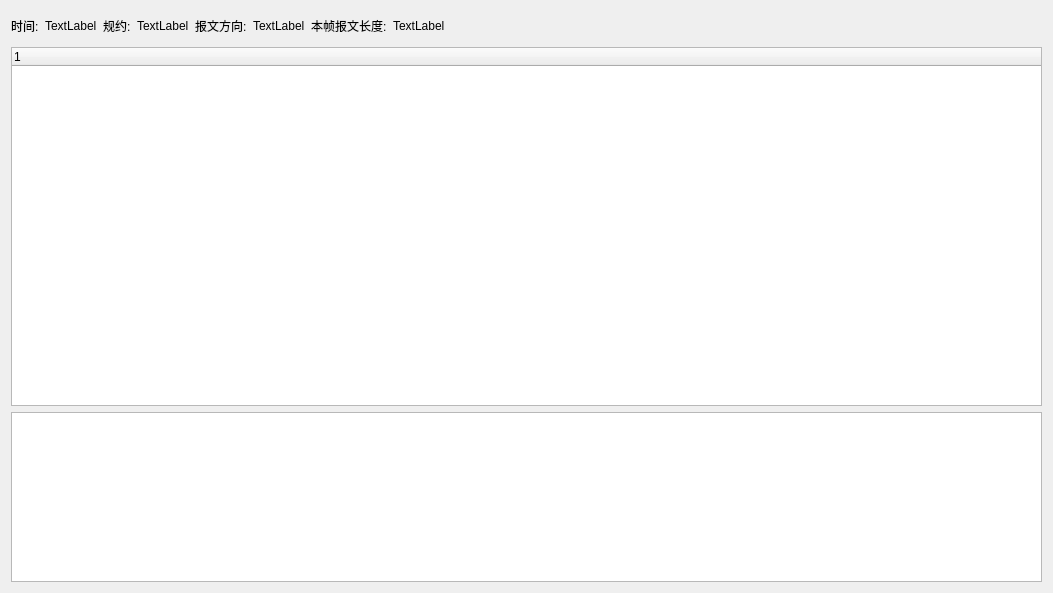
<?xml version="1.0" encoding="UTF-8"?>
<ui version="4.0">
 <class>dtucsprotocolexplainClass</class>
 <widget class="QWidget" name="dtucsprotocolexplainClass">
  <property name="geometry">
   <rect>
    <x>0</x>
    <y>0</y>
    <width>1053</width>
    <height>593</height>
   </rect>
  </property>
  <property name="windowTitle">
   <string>报文解析</string>
  </property>
  <layout class="QGridLayout" name="gridLayout">
   <item row="0" column="0">
    <widget class="QLabel" name="Text_1">
     <property name="minimumSize">
      <size>
       <width>0</width>
       <height>30</height>
      </size>
     </property>
     <property name="maximumSize">
      <size>
       <width>16777215</width>
       <height>30</height>
      </size>
     </property>
     <property name="text">
      <string>时间:</string>
     </property>
    </widget>
   </item>
   <item row="0" column="1">
    <widget class="QLabel" name="lab_time">
     <property name="minimumSize">
      <size>
       <width>0</width>
       <height>30</height>
      </size>
     </property>
     <property name="maximumSize">
      <size>
       <width>16777215</width>
       <height>30</height>
      </size>
     </property>
     <property name="text">
      <string>TextLabel</string>
     </property>
    </widget>
   </item>
   <item row="0" column="2">
    <widget class="QLabel" name="Text_4">
     <property name="minimumSize">
      <size>
       <width>0</width>
       <height>30</height>
      </size>
     </property>
     <property name="maximumSize">
      <size>
       <width>16777215</width>
       <height>30</height>
      </size>
     </property>
     <property name="text">
      <string>规约:</string>
     </property>
    </widget>
   </item>
   <item row="0" column="3">
    <widget class="QLabel" name="lab_proto">
     <property name="minimumSize">
      <size>
       <width>0</width>
       <height>30</height>
      </size>
     </property>
     <property name="maximumSize">
      <size>
       <width>16777215</width>
       <height>30</height>
      </size>
     </property>
     <property name="text">
      <string>TextLabel</string>
     </property>
    </widget>
   </item>
   <item row="0" column="4">
    <widget class="QLabel" name="Text_2">
     <property name="minimumSize">
      <size>
       <width>0</width>
       <height>30</height>
      </size>
     </property>
     <property name="maximumSize">
      <size>
       <width>16777215</width>
       <height>30</height>
      </size>
     </property>
     <property name="text">
      <string>报文方向:</string>
     </property>
    </widget>
   </item>
   <item row="0" column="5">
    <widget class="QLabel" name="lab_dir">
     <property name="minimumSize">
      <size>
       <width>0</width>
       <height>30</height>
      </size>
     </property>
     <property name="maximumSize">
      <size>
       <width>16777215</width>
       <height>30</height>
      </size>
     </property>
     <property name="text">
      <string>TextLabel</string>
     </property>
    </widget>
   </item>
   <item row="0" column="6">
    <widget class="QLabel" name="Text_3">
     <property name="minimumSize">
      <size>
       <width>0</width>
       <height>30</height>
      </size>
     </property>
     <property name="maximumSize">
      <size>
       <width>16777215</width>
       <height>30</height>
      </size>
     </property>
     <property name="text">
      <string>本帧报文长度:</string>
     </property>
    </widget>
   </item>
   <item row="0" column="7">
    <widget class="QLabel" name="lab_size">
     <property name="minimumSize">
      <size>
       <width>0</width>
       <height>30</height>
      </size>
     </property>
     <property name="maximumSize">
      <size>
       <width>16777215</width>
       <height>30</height>
      </size>
     </property>
     <property name="text">
      <string>TextLabel</string>
     </property>
    </widget>
   </item>
   <item row="0" column="8">
    <spacer name="horizontalSpacer">
     <property name="orientation">
      <enum>Qt::Horizontal</enum>
     </property>
     <property name="sizeHint" stdset="0">
      <size>
       <width>442</width>
       <height>20</height>
      </size>
     </property>
    </spacer>
   </item>
   <item row="1" column="0" colspan="9">
    <widget class="QTreeWidget" name="treeWidget"/>
   </item>
   <item row="2" column="0" colspan="9">
    <widget class="QTextBrowser" name="textBrowser">
     <property name="minimumSize">
      <size>
       <width>0</width>
       <height>100</height>
      </size>
     </property>
     <property name="maximumSize">
      <size>
       <width>16777215</width>
       <height>170</height>
      </size>
     </property>
    </widget>
   </item>
  </layout>
 </widget>
 <layoutdefault spacing="6" margin="11"/>
 <resources/>
 <connections/>
</ui>
